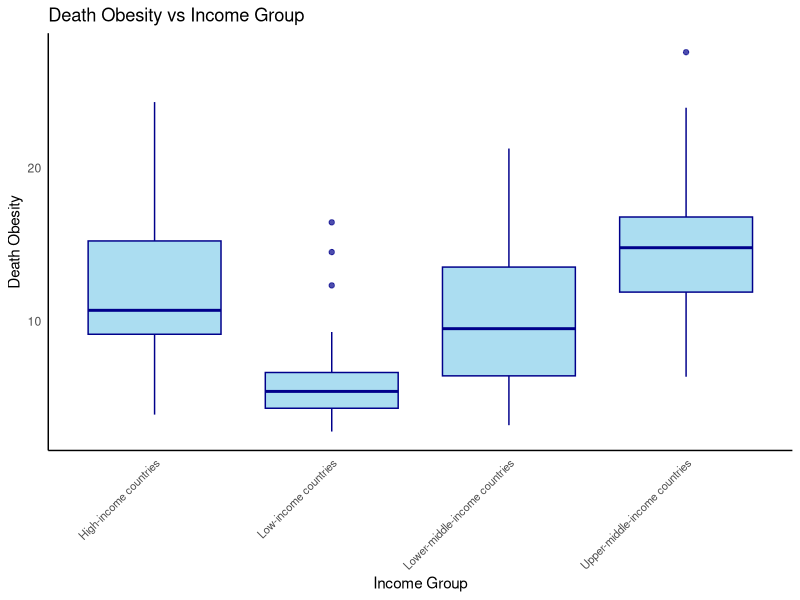
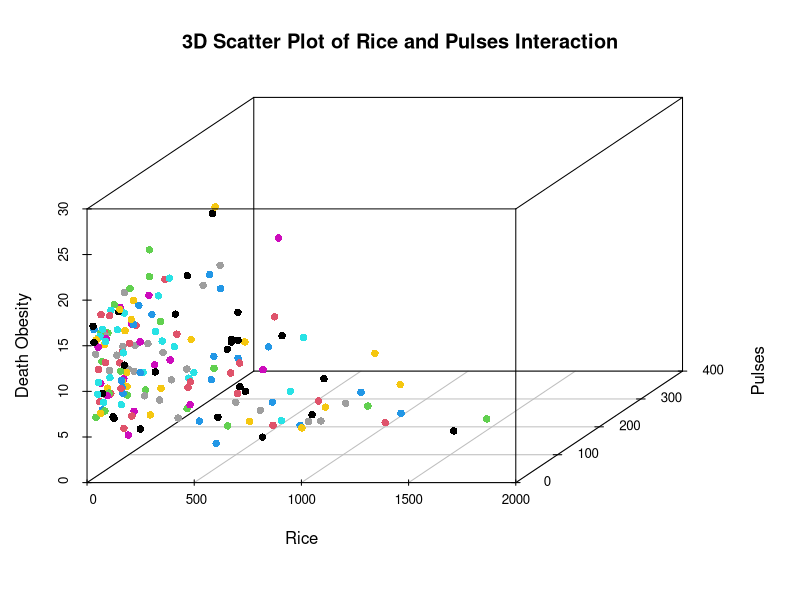
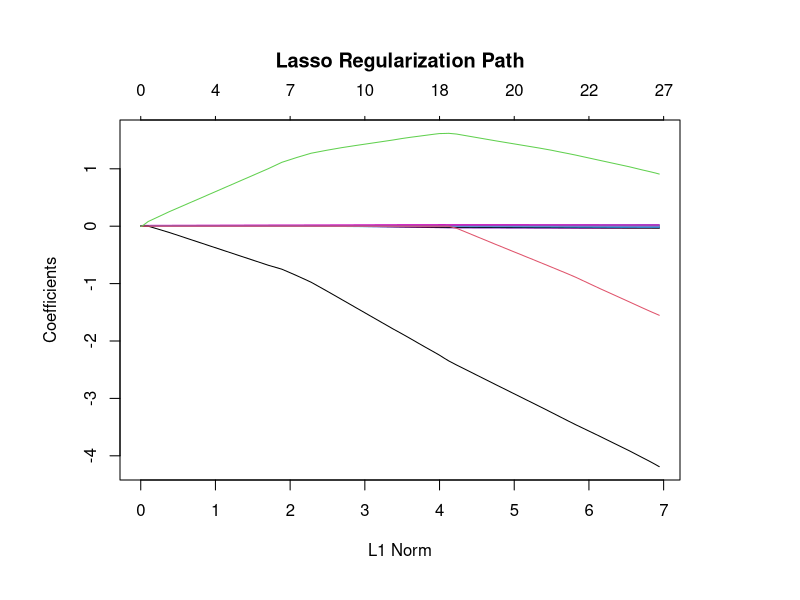
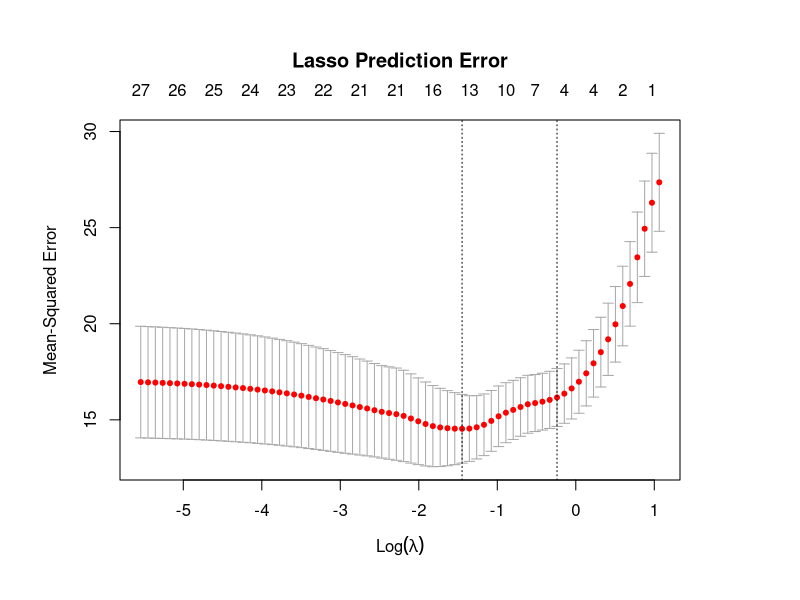

Reproduce these figures in R, in order.
## ---- chunk 1
knitr::opts_chunk$set(echo = FALSE, message = FALSE, warning = FALSE)
## ---- chunk 2
# Load libraries
library(knitr)
library(kableExtra)
library(dplyr)
library(glmnet)
library(mice)
library(ggplot2)
library(scatterplot3d)
## ---- chunk 3
# Load data set
supply <- read.csv("Data/dietary-composition-by-country.csv")
death <- read.csv("Data/share-of-deaths-obesity.csv")
# gdp <- read.csv("Data/gdp-per-capita-worldbank.csv")
income.group <- read.csv("Data/world-banks-income-groups.csv")
## ---- chunk 4
# Filter out 2019 data (newest for both data sets)
# Filter out entities without code (not countries)
supply <- supply |>
  filter(Code != "", Year == 2019) |>
  select(-Code, -Year)

death <- death |>
  filter(Code != "",Year == 2019) |>
  select(-Code, -Year)

# gdp <- gdp |>
#  filter(Code != "",Year == 2019) |>
#  select(-Code, -Year)

income.group <- income.group |>
  filter(Code != "",Year == 2019) |>
  select(-Code, -Year)

# Rename variables
colnames(supply) <- c("Country", "Miscellaneous", "Alcohol", "Animal.fat", "Vegetable.oils", "Oilcrops", "Fish.and.seafood", "Sugar.crops", "Sugar.sweeteners", "Starchy.roots", "Meat.other", "Meat.sheep.and.goat", "Meat.pig", "Meat.poultry", "Meat.beef", "Eggs", "Milk", "Nuts", "Fruit", "Vegetables", "Pulses", "Cereals.other", "Barley", "Maize", "Rice", "Wheat")

colnames(death) <- c("Country", "Death.obesity")

# colnames(gdp) <- c("Country", "GDP.per.capita")

colnames(income.group) <- c("Country", "Income.group")
## ---- chunk 5
# Merge data sets
df <- merge(supply, income.group, by = "Country", all = FALSE)
# df <- merge(df, gdp, by = "Country", all = FALSE)
df <- merge(df, death, by = "Country", all = FALSE)
## ---- chunk 6
# Create a mice imputation object
mice_imputation <- mice(df, method = "pmm")

# Perform the imputation
df <- complete(mice_imputation)
## ---- chunk 7
ggplot(df, aes(x = Income.group, y = Death.obesity)) +
  geom_boxplot(fill = "skyblue", color = "darkblue", alpha = 0.7) +
  labs(title = "Death Obesity vs Income Group", x = "Income Group", y = "Death Obesity") +
  theme_minimal() +
  theme(axis.text.x = element_text(size = 8, angle = 45, hjust = 1),
        panel.grid.major = element_blank(),
        panel.grid.minor = element_blank(),
        axis.line = element_line(color = "black"))
## ---- chunk 8
scatterplot3d(df$Rice, df$Pulses, df$Death.obesity, color = df$Pulses,
              main = "3D Scatter Plot of Rice and Pulses Interaction",
              xlab = "Rice", ylab = "Pulses", zlab = "Death Obesity",
              angle = 55, pch = 16, color.palette = heat.colors)
## ---- chunk 9
pulses.rice <- lm(Death.obesity ~ Pulses * Rice, data = df)
summary(pulses.rice)
## ---- chunk 10
# Split data into 80% training, 20% testing
x <- model.matrix(Death.obesity ~ . - Country, df)[,-1]
y <- df$Death.obesity

set.seed(1)
train <- sample(1:nrow(x), floor(nrow(x)*0.8))
test <- setdiff(1:nrow(x), train)
y.test <- y[test]
## ---- chunk 11
lm <- lm(y ~ x, subset = train)
lm.pred <- predict(lm, newx = x[test,])
summary(lm)
## ---- chunk 12
lasso.mod <- glmnet(x[train,], y[train], alpha = 1)
par(mar = c(6, 6, 6, 6))
plot(lasso.mod, main = "Lasso Regularization Path")
## ---- chunk 13
# CV
set.seed(1)
cv.out <- cv.glmnet(x[train,], y[train], alpha = 1)
par(mar = c(6, 6, 6, 6))
plot(cv.out, main = "Lasso Prediction Error")
bestlam <- cv.out$lambda.min
lasso.pred <- predict(lasso.mod, s = bestlam, newx = x[test,])
## ---- chunk 14
print(bestlam)
## ---- chunk 15
# Simple LM MSE
mean((lm.pred - y.test)^2)
## ---- chunk 16
# Lasso MSE
mean((lasso.pred - y.test)^2)
## ---- chunk 17
# Lasso
out <- glmnet(x, y, alpha = 1)
lasso.coef <- predict(out, type = "coefficients", s = bestlam)
lasso.coef
## ---- chunk 18
# Convert the coefficient matrix to a regular matrix
lasso_coefs_matrix <- as.matrix(lasso.coef)

# Convert the matrix to a data frame
lasso_coefs_df <- as.data.frame(lasso_coefs_matrix)
lasso_coefs_df <- round(lasso_coefs_df, 3)

colnames(lasso_coefs_df) <- c("Coefficient")

kable(lasso_coefs_df)
## ---- chunk 19
lasso_coefs_df <- lasso_coefs_df |>
  filter(Coefficient != 0)

kable(lasso_coefs_df)
